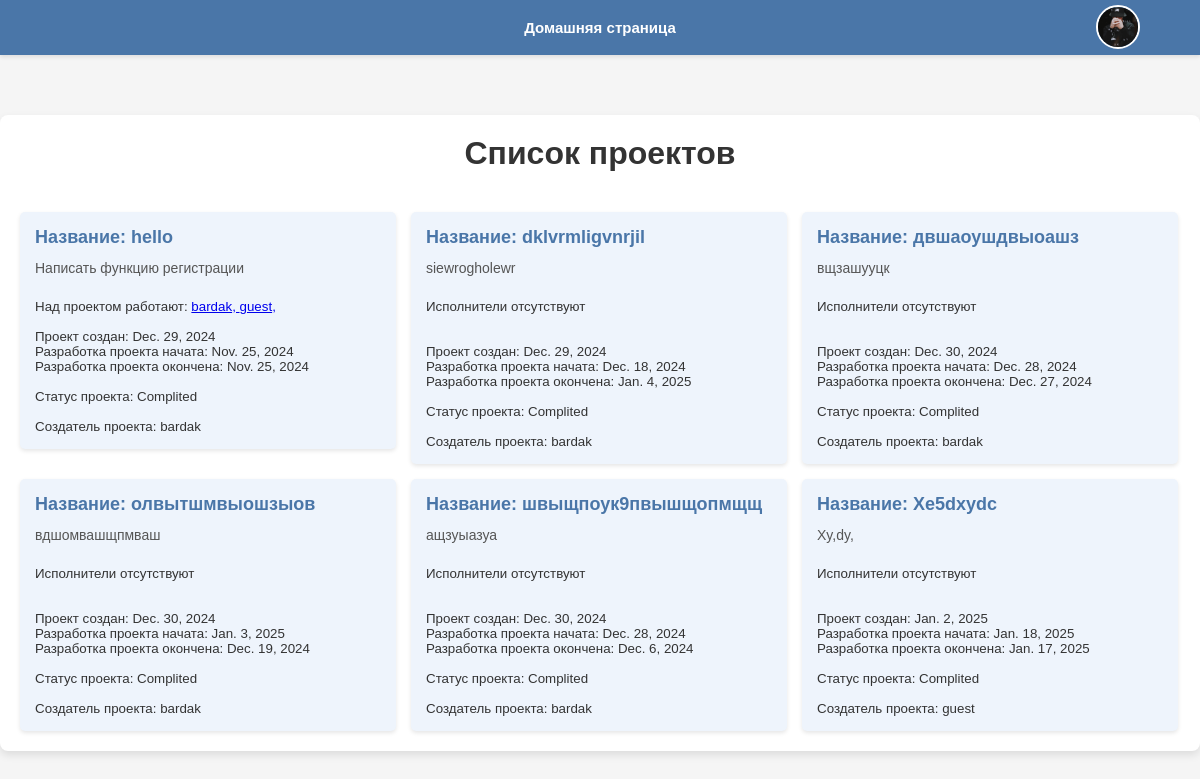
The app's page /home/ (signed in) with its own data.
### scp/models.py (models this page shows, shortened)
class Profile(models.Model):
    puser = models.OneToOneField(User, on_delete=models.CASCADE, related_name='profile', unique=True)
    bio = models.TextField(blank=True, null=True)
    avatar = models.ImageField(upload_to='./profile_avatars/', blank=True, null=True)
    role = models.CharField(max_length=50, blank=True, choices=Role.ROLE_CHOICES, default='Executor')
    status = models.CharField(max_length=50, choices=Status.BLACKLIST_CHOICES, default='NotBanned')

class Project(models.Model):
    title = models.CharField(max_length=100)
    description = models.TextField()
    code = models.TextField()
    language = models.CharField(max_length=50, choices=Language.LANGUAGE_CHOICES, default='Not_specified')
    status = models.CharField(max_length=50,choices=Status.STATUS_CHOICES, default='Waiting')
    owner = models.ForeignKey(User, on_delete=models.CASCADE,related_name='p_owner')
    participants = models.ManyToManyField(User, blank=True, related_name='p_participants')
    created_at = models.DateField(auto_now_add=True)
    start_date = models.DateField()
    end_date = models.DateField()

### scp/views.py (the view)
# urls.py: 2. Add a URL to urlpatterns:  path('', views.home, name='home')
@login_required
def home(request):
    projects = Project.objects.all()
    return render(request, 'home.html', {'projects':projects})

### scp/templates/home.html (shortened to what this page needs)
{% load static %}
<!DOCTYPE html>
<html lang="en">
<head>
    <link rel="stylesheet" href="{% static 'home.css' %}">
</head>
<body>
    <div class="fixed-header">
        <h1 class="title-home">Домашняя страница</h1>
        {% if user.profile.avatar %}
            <a href="{% url 'profile' %}">
                <div class="avatar-wrapper">
                    <img src="{{ user.profile.avatar.url }}" alt="Profile Image" class="avatar"/>
                </div>
            </a>
        {% else %}
            <a href="{% url 'profile' %}"><p class="no-avatar">Нет загруженной аватарки</p></a>
        {% endif %}
    </div>
    <div class="container">
        <div class="left-container">
            <div class="left-content">
                <h1 class="title-home">Список проектов</h1>
            </div>
        </div>
        <div class="right-container">
            {% for project in projects %}
                <form method="post" action="{% url 'info_project' project.id %}">
                    <button type="submit" class="button-projects">
                        <h3>Название: {{ project.title }}</h3>
                        <p>{{ project.description }}</p>
                        {% if project.participants.all %}
                            <br> Над проектом работают:
                            {% for participant in project.participants.all %}
                                <a href="{% url 'profiles_info' user.id%}">
                                    {{ participant.username }},
                                </a>
                            {% endfor %}
                        {% else %}
                            <br>Исполнители отсутствуют<br>
                        {% endif %}
                        <br><br>Проект создан: {{ project.created_at }} <br>
                        Разработка проекта начата: {{ project.start_date }} <br>
                        Разработка проекта окончена: {{ project.end_date }} <br>
                        <br>Статус проекта: {{ project.status }} <br>
                        <br>Создатель проекта: {{ project.owner }} <br>
                    </button>
                </form>
            {% empty %}
                <p>Проекты отсутствуют</p>
            {% endfor %}
        </div>
    </div>
</body>
</html>

### scp/static/home.css (style rules this page uses)
body { margin: 0; padding: 0; font-family: Arial, sans-serif; background-color: #f5f5f5; color: #333; }
.fixed-header { display: flex; align-items: center; justify-content: space-between; position: sticky; top: 0; left: 0; width: 100%; height: 55px; background-color: #4a76a8; color: #fff; padding: 10px 20px; z-index: 1000; box-shadow: 0 2px 4px rgba(0, 0, 0, 0.1); font-size: 18px; box-sizing: border-box; }
.fixed-header .title-home { font-size: 15px; margin: auto; }
.fixed-header .avatar-wrapper { position: absolute; top: 5px; right: 60px; width: 40px; height: 40px; border-radius: 50%; overflow: hidden; border: 2px solid #fff; }
.fixed-header .avatar { width: 100%; height: 100%; object-fit: cover; }
.container { display: flex; flex-direction: column; max-width: 1200px; width: 100%; margin: 60px auto 0; background-color: #fff; box-shadow: 0 4px 8px rgba(0, 0, 0, 0.1); border-radius: 8px; overflow: hidden; }
.left-container { flex: 1; padding: 20px; }
.right-container { display: flex; flex-wrap: wrap; gap: 15px; padding: 20px; justify-content: flex-start; }
.left-container .title-home { margin: auto; text-align: center; }
.button-projects { flex: 0 1 calc(50% - 10px); max-width: calc(50% - 10px); min-width: 376px; text-align: left; position: relative; justify-self: center; background-color: #eef4fc; padding: 15px; border: none; border-radius: 5px; box-shadow: 0 2px 4px rgba(0, 0, 0, 0.1); transition: background-color 0.3s ease; color: #333; cursor: pointer; }
.button-projects h3 { font-size: 18px; margin: 0 0 10px; color: #4a76a8; }
.button-projects p { margin: 5px 0; font-size: 14px; color: #555; }
p { font-size: 14px; line-height: 1.5; }

### records on screen
Project: title "hello", description "Написать функцию регистрации", created_at "Dec. 29, 2024", start_date "Nov. 25, 2024", end_date "Nov. 25, 2024", status "Complited", owner "bardak"
Project: title "dklvrmligvnrjil", description "siewrogholewr", shows "Исполнители отсутствуют", created_at "Dec. 29, 2024", start_date "Dec. 18, 2024", end_date "Jan. 4, 2025", status "Complited", owner "bardak"
Project: title "двшаоушдвыоашз", description "вщзашууцк", shows "Исполнители отсутствуют", created_at "Dec. 30, 2024", start_date "Dec. 28, 2024", end_date "Dec. 27, 2024", status "Complited", owner "bardak"
Project: title "олвытшмвыошзыов", description "вдшомвашщпмваш", shows "Исполнители отсутствуют", created_at "Dec. 30, 2024", start_date "Jan. 3, 2025", end_date "Dec. 19, 2024", status "Complited", owner "bardak"
Project: title "швыщпоук9пвышщопмщщ", description "ащзуыазуа", shows "Исполнители отсутствуют", created_at "Dec. 30, 2024", start_date "Dec. 28, 2024", end_date "Dec. 6, 2024", status "Complited", owner "bardak"
Project: title "Xe5dxydc", description "Xy,dy,", shows "Исполнители отсутствуют", created_at "Jan. 2, 2025", start_date "Jan. 18, 2025", end_date "Jan. 17, 2025", status "Complited", owner "guest"

### other values on screen
{{ participant.username }} "bardak"
{{ participant.username }} "guest"
